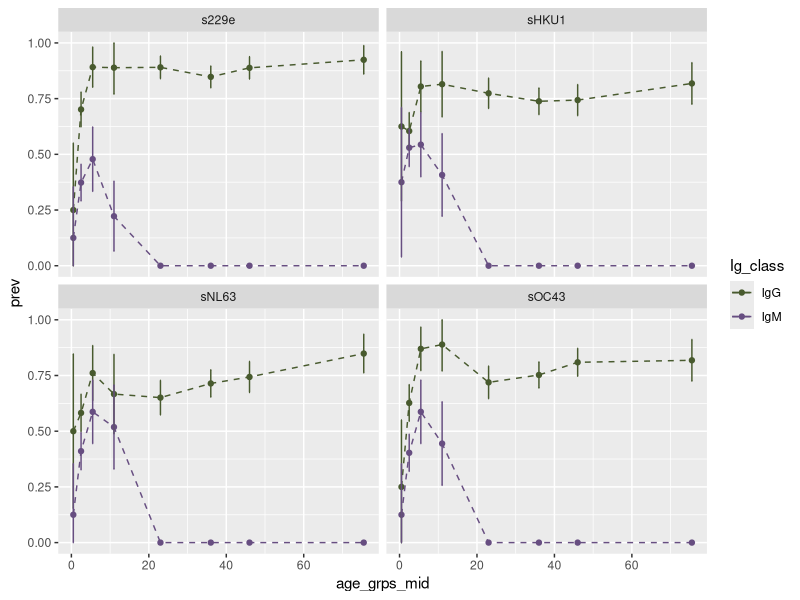
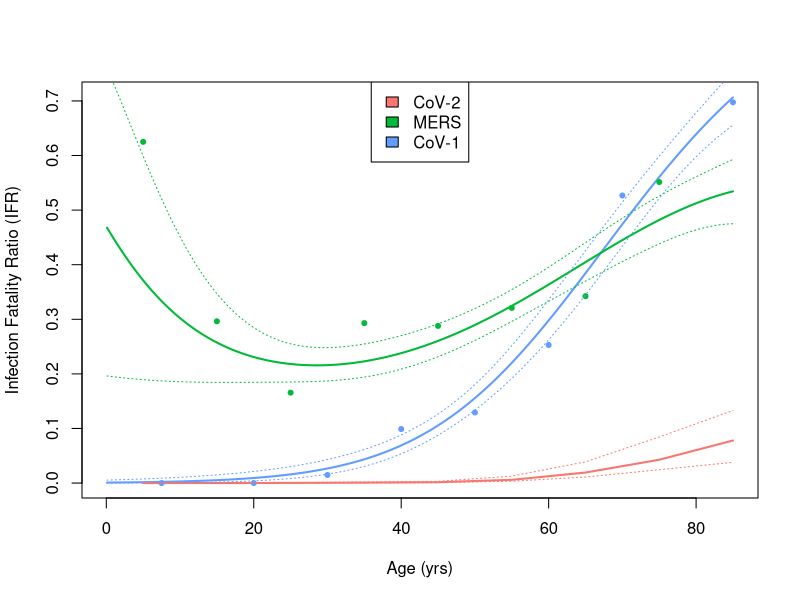
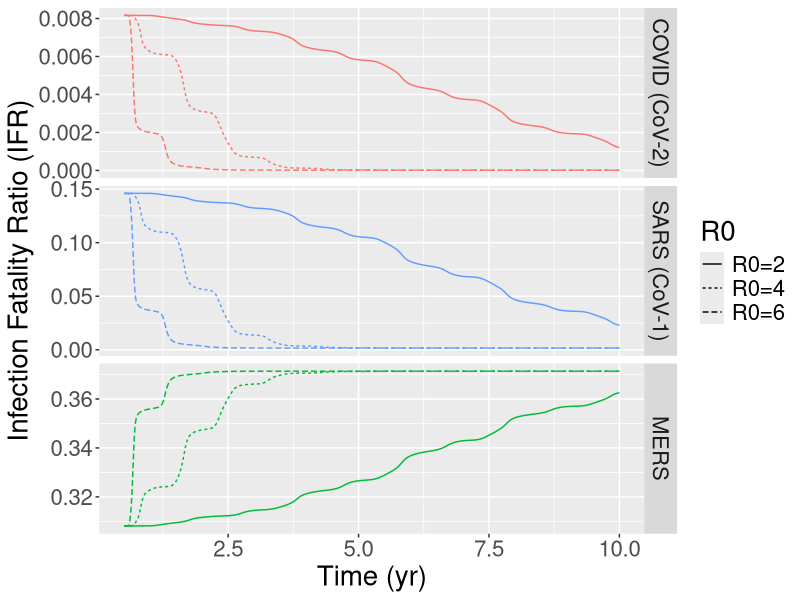
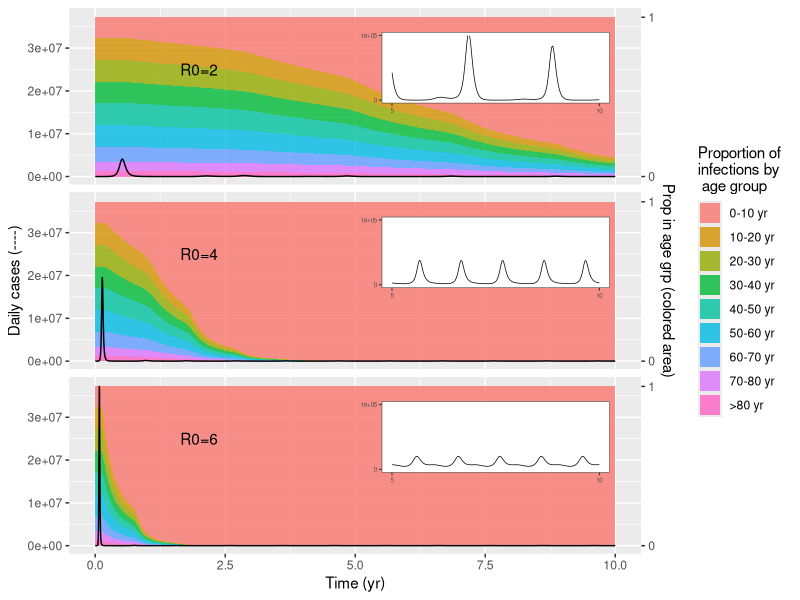
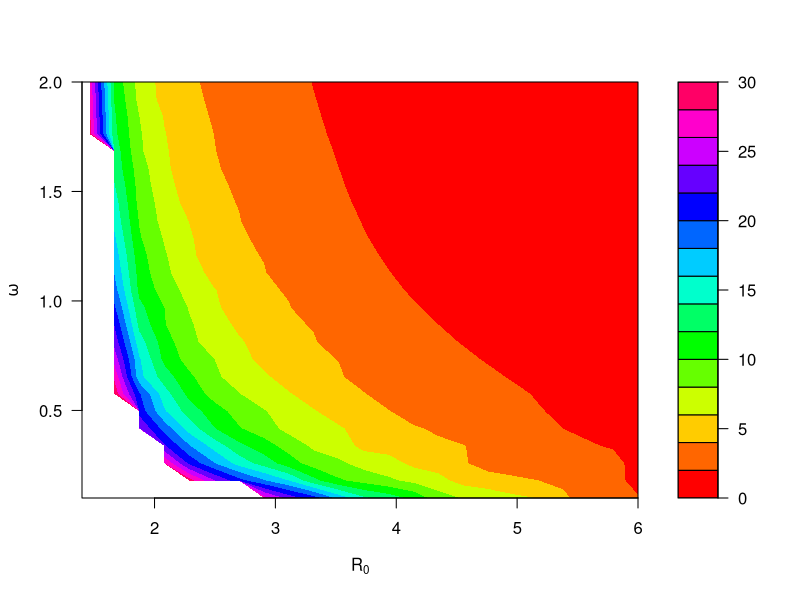
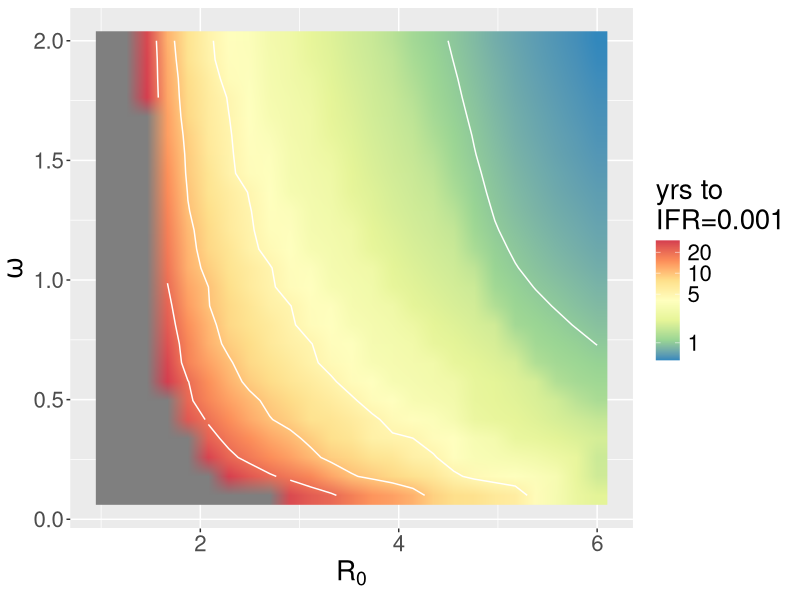
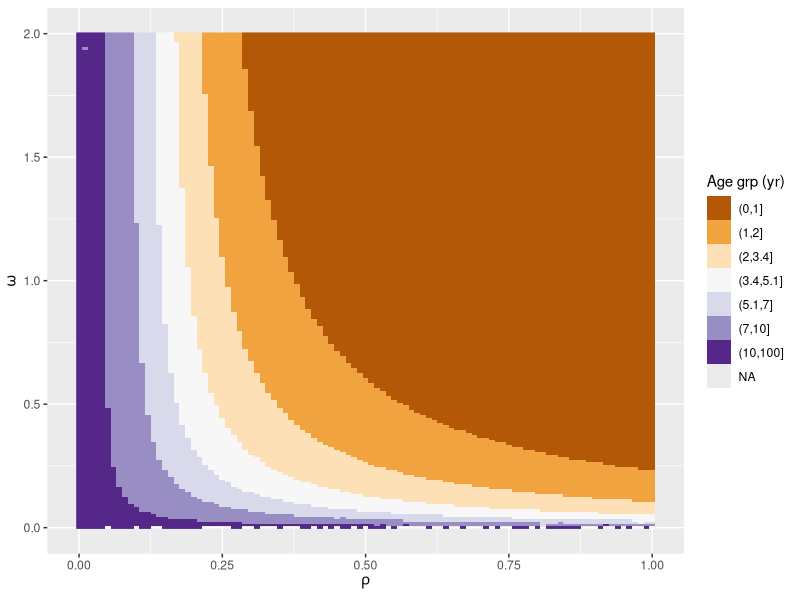

Write R code to recreate these figures, in order.
## ---- chunk 1
knitr::opts_chunk$set(echo=F)

## ---- chunk 2
#######################
# Serosurvey data from http://www.biomedcentral.com/1471-2334/13/433
# Jennie Lavine
# June 10, 2020
######################

#SET YOUR WORKING DIRECTORY TO WHATEVER FOLDER YOU DOWNLOAD THE CODE TO
#setwd('/Users/jennielavine/Desktop/COVID-19')
require(tidyverse)

age_grps_min<-rep(c(0,1,4,7,15,31,41,51),8)
age_grps_max<-rep(c(1,4,7,15,31,41,51,100),8)
popsize<-rep(c(8,134,46,27,146,210,152,66),8)
serodat <- as.data.frame(cbind(age_grps_min,age_grps_max, popsize))
serodat$age_grps_mid<-(serodat$age_grps_max+serodat$age_grps_min)/2

Ig.names<-c('IgG','IgM')
serodat$Ig_class <- rep(c(rep(Ig.names[1],8),rep(Ig.names[2],8)),4)
s.names <- c('s229e','sOC43','sHKU1','sNL63')
serodat$strain <- rep(s.names,each=16)
serodat$pos<-NA
  
serodat$pos[serodat$strain=='s229e' & serodat$Ig_class=='IgG']<-
  c(2,94,41,24,130,178,135,61)

serodat$pos[serodat$strain=='sOC43' & serodat$Ig_class=='IgG']<-
  c(2,84,40,24,105,158,123,54)

serodat$pos[serodat$strain=='sHKU1' & serodat$Ig_class=='IgG']<-
  c(5,81,37, 22,113,155, 113,54)
 
serodat$pos[serodat$strain=='sNL63' & serodat$Ig_class=='IgG']<-
  c(4,78,35,18,95,150,113,56) 

serodat$pos[serodat$strain=='s229e' & serodat$Ig_class=='IgM']<-
  c(1,50,22,6,rep(0,4))

serodat$pos[serodat$strain=='sOC43' & serodat$Ig_class=='IgM']<-
  c(1,54,27,12, rep(0,4))

serodat$pos[serodat$strain=='sHKU1' & serodat$Ig_class=='IgM']<-
  c(3,71,25,11,rep(0,4))

serodat$pos[serodat$strain=='sNL63' & serodat$Ig_class=='IgM']<-
  c(1,55,27,14, rep(0,4))

z=1.96 

serodat$prev <- serodat$pos/serodat$popsize
serodat$err <-  z*sqrt((serodat$prev*(1-serodat$prev))/
                         serodat$popsize)
serodat$err.min<-serodat$prev-serodat$err
serodat$err.min[which(serodat$err.min<0)]<-0
serodat$err.max<-serodat$prev+serodat$err
serodat$err.max[which(serodat$err.max>1)]<-1

cols_bars<-c("#b2d4ac","#D08CC6")
col_err<-c("#485a2e", "#674E81")

age.widths<-serodat$age_grps_max[1:8] - serodat$age_grps_min[1:8]

#pdf('fig2a.pdf',height=4, width=5)
g <- ggplot(data=serodat, aes(y=prev, x=age_grps_mid))
g+ geom_point(aes(colour=Ig_class)) + 
  geom_line(aes(colour=Ig_class),linetype='dashed')+
  scale_fill_manual(values=cols_bars)+
  scale_colour_manual(values=col_err)+
  geom_errorbar(aes(ymin = err.min, ymax = err.max, colour=Ig_class), width = .25)+
  facet_wrap(vars(strain)) 
#dev.off()

rawdat <- sapply(s.names,function(x) NULL)
age_inds<-unique(serodat$age_grps_mid)
for (i in 1:length(s.names)){
  temp<-subset(serodat, Ig_class=='IgM' & strain==s.names[i])
  for(j in 1:length(age_inds)){
    temp2<-subset(temp, age_inds==age_inds[j])
    rawdat[[s.names[i]]]<-c(rawdat[[s.names[i]]],
                            rep(age_inds[j], temp2$pos))
    }
  }

means <- lapply(rawdat, mean)
sds <- lapply(rawdat, function(x){
  sqrt(var(x)/length(x))})

ests<-rbind(as.data.frame(means), as.data.frame(sds))
rownames(ests)<-c('means','sds')
ests['ci_low',]<-apply(ests, 2, function(x){
  x['means']-1.96*x['sds']
})

ests['ci_hi',]<-apply(ests, 2, function(x){
  x['means']+1.96*x['sds']
})
## ---- chunk 3

require(tidyverse)
library(readr)

res10<-read_csv('steady_state_res/output_0615_R010.csv')
res10$R0<-10
res5<-read_csv('steady_state_res/output_0614_R05.csv')
res5$R0<-5
res2 <-read_csv('steady_state_res/output_0615_R02.csv')
res2$R0<-2
res<-rbind(res10,res2, res5)

####Calculate contribution of secondary cases to FOI on S
rel_cont_I2<-expression(rel_2inf*ST_I2/(ST_I1+rel_2inf*ST_I2))
res$foi_I2_prop<-eval(rel_cont_I2, res)

res$age_lev<-cut(res$mapi, c(0,1,2,3.4,5.1,7,10,100))
temp<-subset(res, age_lev=="(3.4,5.1]" & res$omega1>=0.5)
range(temp$rel_2inf)
range(temp$foi_I2_prop)

pdf('fig2b.pdf', height=4, width=5)
g<-ggplot(data=subset(res, R0==5), aes(x=rel_2inf, y=omega1))
g + geom_raster(aes(fill=age_lev))+
  scale_fill_brewer(palette = "PuOr") +
  labs(x=expression(rho), y=expression(omega), fill='Age grp (yr)')
dev.off()

#+ facet_grid(vars(R0))

## ---- chunk 4
################
#SARS & MERS projections
# Jennie Lavine
# Aug 6, 2020
################

require(tidyverse)
library(dplyr)
library(ggplot2)
library(reshape2)


hk.sars <- data.frame(ages=c('[0,14]','[15,24]','[25,34]','[35,44]','[45,54]','[55,64]','[65,74]','>75'))
hk.sars$prev.10000 <- c(0.1,0.8,2,3.8,2.6,2.5,2.4,3.1)
hk.sars$cases <- round(1750*(hk.sars$prev.10000/sum(hk.sars$prev.10000)))
hk.sars$cfr <- c(0,0.5,1.6, 10,13,25.3,52.5,69.6)/100
hk.sars$deaths<- round(hk.sars$cfr * hk.sars$cases)

cfr.age<-data.frame(
  path=c(rep(c('mers', 'covid'),each=9),rep('sars',8)),
  age.mids=c(rep(c(seq(5,75,by=10),92.5),2),c(7.5,20,30,40,50,60,70,85))
)

cfr.age$cases[cfr.age$path=='mers']<-c(8, 27, 314, 215, 264, 321,333,214, 93)
cfr.age$deaths[cfr.age$path=='mers']=c(5, 8, 52,63, 76, 103, 114, 118, 49)

cfr.age$cases[cfr.age$path=='covid']<-c(
  416, 549, 3619, 7600, 8571, 10008, 8583, 3918, 1408)
cfr.age$deaths[cfr.age$path=='covid']<-c(
  0,1,7,18,38, 130,309, 312, 208)



cfr.age$cases[cfr.age$path=='sars']<-hk.sars$cases
cfr.age$deaths[cfr.age$path=='sars']=hk.sars$deaths

cfr.age$cfr<-cfr.age$deaths/cfr.age$cases

#cfr.age$cfr[cfr.age$path=='sars']<-c(0,0,0.9,3.0, 5.0, 10,17.6, 28, 26.3)/100

cfr.age$cfr.lo<-cfr.age$cfr-
  1.96*sqrt(cfr.age$cfr*(1-cfr.age$cfr)/cfr.age$cases)
cfr.age$cfr.hi<-cfr.age$cfr+
  1.96*sqrt(cfr.age$cfr*(1-cfr.age$cfr)/cfr.age$cases)

cfr.age$surv<-cfr.age$cases-cfr.age$deaths
pred.ages<-seq(5,85,length=9)

critval <- 1.96 ## approx 95% CI

logit.fun<-function(x){
  return(exp(x)/(1+exp(x)))
}

ages.sars<-cfr.age$age.mids[cfr.age$path=='sars']
dat.sars<-as.matrix(cfr.age[cfr.age$path=='sars',c('deaths','surv')])
fit.sars<-glm(dat.sars ~ poly(ages.sars,2), family='binomial')
sars.logit <- predict(fit.sars, data.frame(ages.sars=pred.ages), type='link',se.fit=T)
pred.sars<- logit.fun(sars.logit$fit)
pred.sars.lo <- logit.fun(sars.logit$fit - (critval * sars.logit$se.fit))
pred.sars.hi <- logit.fun(sars.logit$fit + (critval * sars.logit$se.fit))


ages.mers<-cfr.age$age.mids[cfr.age$path=='mers']
dat.mers<-as.matrix(cfr.age[cfr.age$path=='mers',c('deaths','surv')])
fit.mers<-glm(dat.mers ~ poly(ages.mers,3), family='binomial')
mers.logit <- predict(fit.mers, data.frame(ages.mers=pred.ages), type='link',se.fit=T)
pred.mers<- logit.fun(mers.logit$fit)



ages.covid<-cfr.age$age.mids[cfr.age$path=='covid']
dat.covid<-as.matrix(cfr.age[cfr.age$path=='covid',c('deaths','surv')])
fit.covid<-glm(dat.covid ~ poly(ages.covid,2), family='binomial')
covid.logit <- predict(fit.covid, data.frame(ages.covid=pred.ages))
pred.covid<- exp(covid.logit)/(1+exp(covid.logit))


# #pdf(file='fig4a.pdf',height=5, width=6)
# ggplot(mapping= aes(x=age.mids, y=deaths/cases, colour=path, succ=deaths, fail=cases-deaths))+
#   geom_point(data=cfr.age) +
#   geom_smooth(data=subset(cfr.age, cfr.age$path=='mers'),
#     method="glm",
#     method.args=list(family="binomial"),
#     formula = cbind(succ, fail) ~ poly(x,3)  
#     ) +
#   geom_smooth(data=subset(cfr.age, cfr.age$path=='sars'),
#     method="glm",
#     method.args=list(family="binomial"),
#     formula = cbind(succ, fail) ~ poly(x,2) 
#     ) +
# labs(x='midpoint of age groups (yr)', y='infection fatality ratio', color='pathogen')+
#    scale_color_discrete(labels = c("CoV-2", "MERS", "CoV-1"))+
#   theme(text = element_text(size = 20))   
# #dev.off()



#####Alternative plot using covid IFR
ages.line<-seq(0.1,85,by=0.1)

mers.logit.line <- predict(fit.mers, data.frame(ages.mers=ages.line), type='link',se.fit=T)
pred.line.mers<- logit.fun(mers.logit.line$fit)
pred.mers.lo <- logit.fun(mers.logit.line$fit - (critval * mers.logit.line$se.fit))
pred.mers.hi <- logit.fun(mers.logit.line$fit + (critval * mers.logit.line$se.fit))

sars.logit.line <- predict(fit.sars, data.frame(ages.sars=ages.line), type='link',se.fit=T)
pred.line.sars<- logit.fun(sars.logit.line$fit)
pred.sars.lo <- logit.fun(sars.logit.line$fit - (critval * sars.logit.line$se.fit))
pred.sars.hi <- logit.fun(sars.logit.line$fit + (critval * sars.logit.line$se.fit))

ifr.covid <- c(0.000016, 0.0000695, 0.000309, 0.000844, 0.00161, 0.00595, 0.0193, 0.0428, 0.078)
ifr.covid.lo<-
  c(0.000185, 0.00149,0.0138, 0.0408, 0.0764, 0.344, 1.11,2.45, 3.80) * 0.01
ifr.covid.hi<-
  c(0.0249, 0.0502, 0.0923, 0.185, 0.323, 1.28, 3.89, 8.44, 13.3) * 0.01

gg_color_hue <- function(n) {
  hues = seq(15, 375, length = n + 1)
  hcl(h = hues, l = 65, c = 100)[1:n]
}
cols <- gg_color_hue(3)
col.mers <- cols[2]
col.sars <- cols[3]
col.covid <- cols[1]

#pdf(file='fig4a2.pdf',height=6, width=5.2)

plot(x=ages.line, y=pred.line.sars, type='l', col=col.sars, xlab='Age (yrs)', ylab='Infection Fatality Ratio (IFR)', lwd=2)
points(x=ages.line, y=pred.line.mers, type='l', col=col.mers, lwd=2)
points(x=seq(5,85,by=10), y=ifr.covid, type='l', col=col.covid, lwd=2)

points(x=cfr.age[cfr.age$path=='mers', c('age.mids')], 
       y=cfr.age[cfr.age$path=='mers', c('cfr')], col=col.mers, pch=20)
points(x=cfr.age[cfr.age$path=='sars', c('age.mids')], 
       y=cfr.age[cfr.age$path=='sars', c('cfr')], col=col.sars, pch=20)

points(x=ages.line, y=pred.mers.lo, type='l', col=col.mers, lty='dotted')
points(x=ages.line, y=pred.mers.hi, type='l', col=col.mers, lty='dotted')

points(x=ages.line, y=pred.sars.lo, type='l', col=col.sars, lty='dotted')
points(x=ages.line, y=pred.sars.hi, type='l', col=col.sars, lty='dotted')

points(x=seq(5,85,by=10), y=ifr.covid.lo, type='l', col=col.covid, lty='dotted')
points(x=seq(5,85,by=10), y=ifr.covid.hi, type='l', col=col.covid, lty='dotted')

legend('top', legend=c('CoV-2','MERS','CoV-1'), fill=cols)

#dev.off()
## ---- chunk 5
require(deSolve)

MODEL <- function(times, logstate, parameters) {
  state=exp(logstate)
  with(as.list(c(state, parameters)), {
    S = matrix(state[1:J], nrow = J, ncol=1)
    I1 = matrix(state[(J+1):(2*J)], nrow = J, ncol=1)
    R1 = matrix(state[(2*J+1):(3*J)], nrow = J, ncol=1)
    R2 = matrix(state[(3*J+1):(4*J)], nrow = J, ncol=1)
    I2 = matrix(state[(4*J+1):(5*J)], nrow = J, ncol=1)
    
    N = sum(state)
    beta =beta0*(1+beta1*cos(2*pi*times+(pi/3)))
    lambda.in <- matrix(c(0, lambda), nrow=J, ncol=1)
    lambda.out <- matrix(c(lambda, 0), nrow=J, ncol=1)

    dS <- mu*N + 
      lambda.in * S - 
      beta * S * sum(I1+I2*rho) - 
      (delta + lambda.out)*S
    dI1 <- lambda.in * I1 + 
      beta * S * sum(I1+I2*rho) - 
      (delta + lambda.out + gamma) * I1
    dR1 <- lambda.in * R1 + 
      gamma * (I1 + I2) - 
      (delta + omega + lambda.out) * R1
    dR2 <- lambda.in * R2 + 
      omega * R1 -
      beta * R2 * sum(I1+I2*rho) - 
      (delta + lambda.out) * R2
    dI2 <- lambda.in * I2 + 
      beta * R2 * sum(I1+I2*rho) - 
      (gamma + delta + lambda.out) * I2
    
    return(list(c(dS, dI1, dR1, dR2, dI2)/state))
  })
}


fun_0.5yr <- function(deaths = x, cases = y, ind) {
  sum(deaths[ind:(ind + round(steps.yr/2))]) / sum(cases[ind:(ind + round(steps.yr/2))])
}
########################
#Age data, hospitalization rates and CFRs
# Age distribution of US from https://www.census.gov/prod/cen2010/briefs/c2010br-03.pdf
#age-specific death rates from https://www.cdc.gov/nchs/data/databriefs/db355_tables-508.pdf#page=3 2018 data
#birth rate from https://www.cdc.gov/nchs/fastats/births.htm
#########################

age_dist<-read.csv('US_age_dist.csv')[,1:2]
colnames(age_dist) <- c('age', 'pop.size')
#age_dist$prop<-age_dist$pop.size/sum(age_dist$pop.size)

age_9grp <- as.data.frame(cbind('age'=c(seq(10,80, by=10), 105) , 
                                'pop.size'=c(sum(age_dist$pop.size[1:2]), 
                                             sum(age_dist$pop.size[3:4]), 
                                             sum(age_dist$pop.size[5:6]), 
                                             sum(age_dist$pop.size[7:8]), 
                                             sum(age_dist$pop.size[9:10]), 
                                             sum(age_dist$pop.size[11:12]), 
                                             sum(age_dist$pop.size[13:14]), 
                                             sum(age_dist$pop.size[15:16]), 
                                             sum(age_dist$pop.size[17:21])
                                )))

age_9grp$prop <- age_9grp$pop.size/sum(age_9grp$pop.size)

age_9grp$cfr.sars <- pred.sars
#age_9grp$cfr.covid <- pred.covid
age_9grp$cfr.covid <- ifr.covid

age_9grp$cfr.mers <- pred.mers
tot_pop <- sum(age_9grp$pop.size)


death_rate_age<-as.data.frame(cbind(age=seq(25,95,by=10), 
                                    number=c(30154,58844,80380,164837,374836,543778,675205,880280),
                                    rate=c(70.2,128.8,194.7,395.9,886.7,1783.3,4386.1,13450.7)/100000))

death_rate.glm<-with(
  death_rate_age,glm(rate ~ age,
                     family=gaussian(link='log'))
)

pred_death_rate<-exp(predict(death_rate.glm, data.frame(age=seq(0,100,by=0.5))))

mod.pred<-round(exp(predict(death_rate.glm, data.frame(age=c(seq(5,75,by=10),90) ))),5)
mean_death_rate<-sum(age_9grp$prop*mod.pred)
age_9grp$br.death<-mod.pred

#Total number of births in 2018 in the US: 3791712
#Total number of deaths in 2018 in the US: 2813503
birth.rate<-11.6/1000



##################
#Set initial conditions
##################

J=9
state.names<-paste(rep(c('S','I1','R1','R2','I2'),each=J),
                   rep(letters[1:J], 5),sep='')
state_init <- rep(1E-15, 5*J)
names(state_init)<-state.names
state_init[grep('S',state.names)]<-age_9grp$prop
state_init[grep('I1', state.names)]<-1/sum(age_9grp$pop.size)
state_init<-log(state_init/sum(state_init))

param_grid<-expand.grid(
  R0 = c(2,4,6), 
  beta1 = 0.2, #seasonal forcing parameter
  gamma = 365/9, 
  omega = 1,
  rho = 0.7,
  disease = c('covid','sars','mers')
)

params<-list(NULL)
for(i in 1:nrow(param_grid)){
  params[[i]]<- list(
    mu = matrix(c(birth.rate, rep(0, (J-1))), nrow=J, ncol=1),
    delta = matrix(age_9grp$br.death, nrow=J, ncol=1),
    beta0 = (365/9 + birth.rate)*param_grid$R0[i], 
    beta1 = 0.2, #seasonal forcing parameter
    lambda = matrix(1/(diff(age_9grp$age)),nrow=(J-1), ncol=1),
    gamma = 365/9, 
    omega = 1,
    rho = 0.7,
    R0=param_grid$R0[i],
    disease = param_grid$disease[i],
    cfr = age_9grp[,grep(param_grid$disease[i],names(age_9grp))]
  )
}

steps.yr = 365
maxt = 10
times=seq(0,maxt, by=1/steps.yr)
sim.n<-nrow(param_grid)

cases_res<-matrix(rep(NA, sim.n*steps.yr*maxt), ncol=sim.n)
cfr_res<-matrix(rep(NA, sim.n*(steps.yr*maxt-(round(steps.yr/2)+1))), ncol=sim.n)
infecs_res<-list(NULL)
pop_res<-matrix(rep(NA, sim.n*steps.yr*maxt), ncol=sim.n)

for(j in 1:length(params)){
  out <- ode(y=state_init, times=times, func=MODEL, parms=params[[j]])
  out<-exp(out)
  out[,1]<-log(out[,1])

  probs.step <- 1-pexp(rate=unlist(params[[j]]['gamma']), 1/steps.yr)
  
  I_t1 <- tail(out[, grep('I1',colnames(out))], -1)
  I_t0 <- head(out[, grep('I1',colnames(out))], -1)
  X = I_t1 - (I_t0 * probs.step)  #calculate X, new infections at time t
  ##I_t1 = I_t0*P(staying in I in time step) + X
  ##X = I_t1 - I_t0*P(staying in I in time step)
  
  newI_step<-X*tot_pop
  
  deaths <- t(t(newI_step) * params[[j]]$cfr)
  deaths_tot <- apply(deaths, 1, sum)
  cases_tot <- apply(newI_step, 1, sum)
  
  cfr_0.5yr <- c(NULL)
  for (i in 1:(length(deaths_tot) - round(steps.yr/2)-1)) {
    cfr_0.5yr[i] <- fun_0.5yr(deaths = deaths_tot,
                              cases = cases_tot,
                              ind = i)
  }

  infecs_res[[j]] <- newI_step
  cases_res[, j] <- cases_tot
  cfr_res[, j] <- cfr_0.5yr
  pop_res[,j] <- apply(out[-1,-1], 1, sum) * tot_pop
  print(j)
}



#################
#Plotting
###############
##Plot CFR
cfr_res<-as.data.frame(cfr_res)
names(cfr_res)<-paste( param_grid[,'disease'],' R0=',param_grid[,'R0'],  sep='')
cfr_res$time<-tail(times, nrow(cfr_res))
cfr_clean<-gather(cfr_res, params, cfr, -time)
cfr_clean$disease <- unlist(str_split(cfr_clean$params, ' '))[1:2==1]
cfr_clean$R0 <- unlist(str_split(cfr_clean$params, ' '))[1:2==2]
cfr_clean$disease2<-factor(cfr_clean$disease, levels=c('covid','sars','mers'))

path.labs<-c(covid='COVID (CoV-2)', sars='SARS (CoV-1)', mers='MERS')

#pdf('fig4b2.pdf',height=6, width=6)
cfr.plot <- ggplot(data=cfr_clean, aes(x=time, y=cfr, color=disease))

cfr.plot + geom_line(aes(linetype=R0)) + 
  facet_grid(rows=vars(disease2), scales='free', 
             labeller=labeller(disease2=path.labs)) +
  scale_color_discrete(guide=F) + 
  theme(text = element_text(size = 20))  +
  labs(x='Time (yr)',y='Infection Fatality Ratio (IFR)')
#dev.off()
## ---- chunk 6

#Plot Cases & Ages
annotation_custom2 <- function (grob, xmin = -Inf, xmax = Inf, ymin = -Inf, ymax = Inf, data) 
{
  layer(data = data, stat = StatIdentity, position = PositionIdentity, 
        geom = ggplot2:::GeomCustomAnn,
        inherit.aes = TRUE, params = list(grob = grob, 
                                          xmin = xmin, xmax = xmax, 
                                          ymin = ymin, ymax = ymax))
}


temp <- as.data.frame(infecs_res[[1]])
temp$R0<-params[[1]]$R0
temp$disease<-params[[1]]$disease
temp$time<-times[-1]
temp$popsize<-pop_res[,1]
age.data<-temp
for(i in 2:length(infecs_res)){
  temp <- as.data.frame(infecs_res[[i]])
  temp$R0<-params[[i]]$R0
  temp$disease<-params[[i]]$disease
  temp$time<-times[-1]
  temp$popsize<-pop_res[,i]
  age.data<-rbind(age.data, temp)
}               


age.data$tot_cases <- apply(age.data[,1:J], 1, sum)
props<-age.data[,1:J]/age.data$tot_cases
colnames(props)<-paste(colnames(props), '.prop', sep='')
age.data$inc<-age.data$tot_cases/age.data$popsize
age.data<-cbind(age.data, props)

age.data<-age.data%>% 
  pivot_longer(grep('.prop',colnames(age.data)), 
               names_to = "age_grp", values_to = "prop_cases")

# Plot
R0.labs<-paste('R0', '=', c(2,4,6), sep='')
names(R0.labs)<-c(2,4,6)
age.labs<-c(paste( c(0,head(age_9grp$age,-2)),'-',
                head(age_9grp$age,-1), ' yr', sep=''),
            paste('>',age_9grp$age[8], ' yr', sep='')
 )

g<- ggplot(subset(age.data, disease=='sars'), aes(x=time))

dat_text <- data.frame(
  label = R0.labs,
  R0   = c(2,4,6),
  x     = rep(2,3),
  y     = rep(2.5E7,3)
)

max.y<-max(age.data$prop_cases*max(age.data$tot_cases))



g.main <- g + geom_area(aes(y=prop_cases*max(tot_cases), fill=age_grp), alpha=0.8 , size=1) + 
  scale_fill_discrete(labels = age.labs)+
  geom_line(aes(y=tot_cases) ) +
  scale_y_continuous(limits=c(0,max.y+(max.y/100)), 
    sec.axis = sec_axis( trans=~./max.y, 
        name="Prop in age grp (colored area)", breaks=c(0,1))) +
  facet_grid(vars(R0)) +
  labs(x='Time (yr)', y='Daily cases (----)', 
       fill='Proportion of \ninfections by \n age group') + 
  geom_text(data = dat_text,
            mapping = aes(x = x, y = y, label = label)) +
  theme(strip.background = element_blank(),
        strip.text.y = element_blank())

g.tail.2 <- ggplot(data = subset(age.data, time>5 & R0==2), aes(x=time)) + 
  geom_line(aes(y=tot_cases), size=0.25) +  
  guides(fill=FALSE) +
  scale_x_continuous(breaks=c(5,10)) +
  scale_y_continuous(breaks = c(0,100000), limits=c(0,100000), labels=c(0,1E5))+
  theme_bw(base_size=8) +  ## makes everything smaller
  theme(panel.background = element_rect(fill="white"),  ## white plot background 
        axis.title.y = element_blank(),
        axis.title.x = element_blank(),
        axis.text.x = element_text(size=rel(0.7)), ## tiny axis text
        axis.text.y = element_text(size=rel(0.7)),
        panel.grid.major = element_blank(),
        panel.grid.minor = element_blank(),
        plot.background = element_blank()) 

g.tail.4 <- ggplot(data = subset(age.data, time>5 & R0==4), aes(x=time)) + 
  geom_line(aes(y=tot_cases), size=0.25) +  
  guides(fill=FALSE) +
  scale_x_continuous(breaks=c(5,10)) +
  scale_y_continuous(breaks = c(0,100000), limits=c(0,100000), labels=c(0,1E5))+
  theme_bw(base_size=8) +  ## makes everything smaller
  theme(panel.background = element_rect(fill="white"),  ## white plot background 
        axis.title.y = element_blank(),
        axis.title.x = element_blank(),
        axis.text.x = element_text(size=rel(0.7)), ## tiny axis text
        axis.text.y = element_text(size=rel(0.7)), ## tiny axis text

        panel.grid.major = element_blank(),
        panel.grid.minor = element_blank(),
        plot.background = element_blank())


g.tail.6 <- ggplot(data = subset(age.data, time>5 & R0==6), aes(x=time)) + 
  geom_line(aes(y=tot_cases), size=0.25) +  
  guides(fill=FALSE) +
  scale_x_continuous(breaks=c(5,10)) +
  scale_y_continuous(breaks = c(0,100000), limits=c(0,100000), labels=c(0,1E5))+
  theme_bw(base_size=8) +  ## makes everything smaller
  theme(panel.background = element_rect(fill="white"),  ## white plot background 
        axis.title.y = element_blank(),
        axis.title.x = element_blank(),
        axis.text.x = element_text(size=rel(0.7)), ## tiny axis text
        axis.text.y = element_text(size=rel(0.7)), ## tiny axis text

        panel.grid.major = element_blank(),
        panel.grid.minor = element_blank(),
        plot.background = element_blank())

g.main + annotation_custom2(grob=ggplotGrob(g.tail.2), 
                            data=subset(age.data, R0==2),
                            ymin = 1.3E7, ymax=3.5E7, xmin=5, xmax=10) +
  annotation_custom2(grob=ggplotGrob(g.tail.4), 
                     data=subset(age.data, R0==4),
                     ymin = 1.3E7, ymax=3.5E7, xmin=5, xmax=10)+
  annotation_custom2(grob=ggplotGrob(g.tail.6), 
                     data=subset(age.data, R0==6),
                     ymin = 1.3E7, ymax=3.5E7, xmin=5, xmax=10)


## ---- chunk 7
res<-read_csv('sensitivity_1030.csv')
res<-subset(res, rho==0.7)

temp<-matrix(res$CFR_lo_time, 
             nrow=length(unique(res$R0)), 
             ncol=length(unique(res$omega))
)

filled.contour(x=unique(res$R0),
               y=unique(res$omega), 
               z=temp, 
               nlevels=20,
               xlim=c(1.4,6),
               color.palette = rainbow, 
               xlab=expression('R'[0]), 
               ylab=expression(omega))

g <- ggplot(data=subset(res, rho=0.7), 
            aes(x=R0, y=omega, 
                z=CFR_lo_time,
                fill=CFR_lo_time)
            )

#pdf('fig3b2_new.pdf',height=3.5,width=5)
  g +
  geom_raster(interpolate = T) +
  scale_fill_distiller(palette = "Spectral", 
                       trans='log10',
                       breaks = c(1,5,10,20))+
    geom_contour(color = "white", alpha = 1,
               breaks=c(1,5,10,20), 
               show.legend=T) +
    labs(x=expression("R"[0]), y=expression(omega), 
       fill='yrs to \nIFR=0.001')+
  theme(text = element_text(size = 20))
#dev.off() 
 
 
  # scale_fill_gradient2(trans = "log", 
  #         breaks = c(0.5,2,8, 28), midpoint=log(0.5))+
  # labs(x=expression("R"[0]), y=expression(omega), 
  #      fill='yrs to \nIFR=0.001')+
  # theme(text = element_text(size = 20))  
